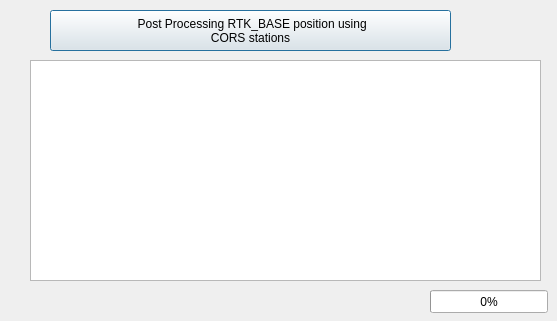
<?xml version="1.0" encoding="UTF-8"?>
<ui version="4.0">
 <class>MyDialog</class>
 <widget class="QDialog" name="MyDialog">
  <property name="geometry">
   <rect>
    <x>0</x>
    <y>0</y>
    <width>557</width>
    <height>321</height>
   </rect>
  </property>
  <property name="windowTitle">
   <string>Dialog</string>
  </property>
  <widget class="QPushButton" name="pushButton_run_rnx2rtk_process_RGP">
   <property name="geometry">
    <rect>
     <x>50</x>
     <y>10</y>
     <width>401</width>
     <height>41</height>
    </rect>
   </property>
   <property name="text">
    <string> Post Processing RTK_BASE position using
 CORS stations </string>
   </property>
  </widget>
  <widget class="QTextBrowser" name="textBrowser">
   <property name="geometry">
    <rect>
     <x>30</x>
     <y>60</y>
     <width>511</width>
     <height>221</height>
    </rect>
   </property>
  </widget>
  <widget class="QProgressBar" name="progressBar">
   <property name="geometry">
    <rect>
     <x>430</x>
     <y>290</y>
     <width>118</width>
     <height>23</height>
    </rect>
   </property>
   <property name="value">
    <number>0</number>
   </property>
  </widget>
 </widget>
 <resources/>
 <connections/>
</ui>
